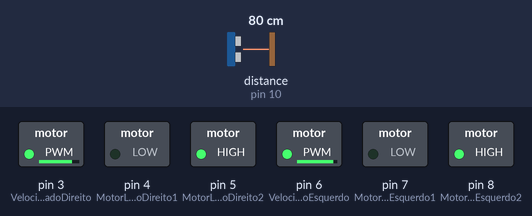
Simulated run of this sketch. Board: Arduino Uno, built with avr-gcc and run on an emulated ATmega328P. Parts: switched loads named in the sketch (green lamp = pin HIGH). Dashed ring = blinking. The test bench sets the inputs (shaded band); at power-on: distance to the obstacle (sensor on pin 10) 80 cm. The echo pulse lasts 58.3 µs per cm.

Above: at 4.2 s.
4.3 s: distance to the obstacle (sensor on pin 10) set to 44 cm
5.8 s: distance to the obstacle (sensor on pin 10) set to 38 cm
At 6.3 s:
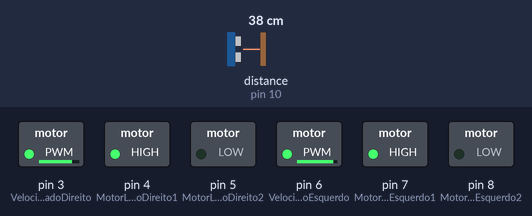
8.8 s: distance to the obstacle (sensor on pin 10) set to 60 cm
At 9.31 s:
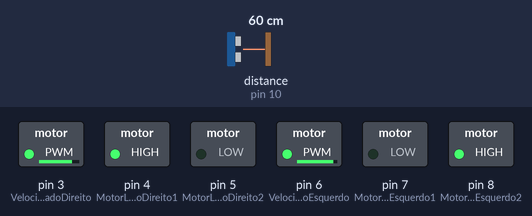
10.9 s: distance to the obstacle (sensor on pin 10) set to 2 cm
At 11.4 s:
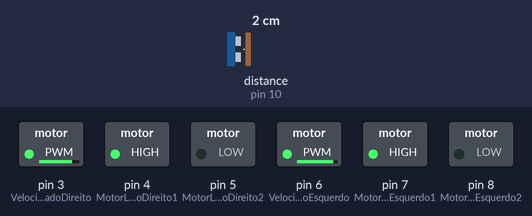
Timing chart, 0 to 14.9 s (numbered marks = the images above; inputs shaded):
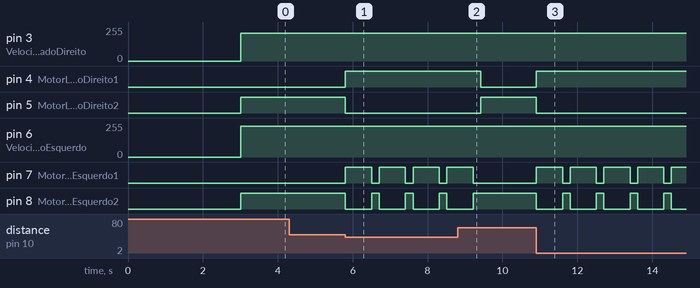

The sketch:

carrinho.ino
```cpp
//Incluindo biblioteca Ultrasonic.h
#include "Ultrasonic.h"

//Criando objeto ultrasonic e definindo as portas digitais
//do Trigger - 9 - e Echo - 10
Ultrasonic SensorUltrassonico1(9, 10);


long Microsegundos = 0;// Variável para armazenar o valor do tempo da reflexão do som refletido pelo objeto fornecido pela biblioteca do sensor
float DistanciaemCM = 0;// Variável para armazenar o valor da distância a ser convertido por uma função da própria bilbioteca do sensor


#define MotorLadoEsquerdo1 7
#define MotorLadoEsquerdo2  8

#define MotorLadoDireito1  4
#define MotorLadoDireito2 5


#define VelocidadeMotorLadoEsquerdo 6
#define VelocidadeMotorLadoDireito 3


//============================================================ Escolhe a velocidade dos motores ==================================================================//
int ValorVelocidadeMotorLadoEsquerdo = 230;
int ValorVelocidadeMotorLadoDireito = 210;


void setup() {

  //============================================================== Definições de entrada e saída ===================================================================//

  pinMode(MotorLadoEsquerdo1, OUTPUT);
  pinMode(MotorLadoEsquerdo2, OUTPUT);
  pinMode(MotorLadoDireito1, OUTPUT);
  pinMode(MotorLadoDireito2, OUTPUT);

  Serial.begin(115200);// Inicia a comunicação seria com velocidade de 115200 bits por segundo

  delay(3000);// Tempo de espera para inicialização (para dar tempo de por o robô no chão)
}

void loop() {


  //Convertendo a distância em CM e lendo o sensor
  DistanciaemCM = SensorUltrassonico1.convert(SensorUltrassonico1.timing(), Ultrasonic::CM);

  if (DistanciaemCM <= 40) { // Se a distância lida pelo sensor for menor ou igual que 40 centimetros
    //Velocidade motor lado esquerdo
    analogWrite( VelocidadeMotorLadoEsquerdo, ValorVelocidadeMotorLadoEsquerdo);

    //Velocidade motor lado direito
    analogWrite( VelocidadeMotorLadoDireito, ValorVelocidadeMotorLadoDireito);

    // Motor lado esquerdo para trás
    digitalWrite(MotorLadoEsquerdo1, HIGH);
    digitalWrite(MotorLadoEsquerdo2, LOW);


    // Motor lado direito para trás
    digitalWrite(MotorLadoDireito1, HIGH);
    digitalWrite(MotorLadoDireito2, LOW);

    delay(700);// Tempo que ficará indo para trás


    // Motor lado esquerdo para frente
    digitalWrite(MotorLadoEsquerdo1, LOW);
    digitalWrite(MotorLadoEsquerdo2, HIGH);


    // Motor lado direito para trás
    digitalWrite(MotorLadoDireito1, HIGH);
    digitalWrite(MotorLadoDireito2, LOW);

    delay(200);// Tempo que ficará indo para o lado direito

  }


  else {

    //Velocidade motor lado esquerdo
    analogWrite( VelocidadeMotorLadoEsquerdo, ValorVelocidadeMotorLadoEsquerdo);

    //Velocidade motor lado direito
    analogWrite( VelocidadeMotorLadoDireito, ValorVelocidadeMotorLadoDireito);

    // Motor lado esquerdo para frente
    digitalWrite(MotorLadoEsquerdo1, LOW);
    digitalWrite(MotorLadoEsquerdo2, HIGH);


    // Motor lado direito para frente
    digitalWrite(MotorLadoDireito1, LOW);
    digitalWrite(MotorLadoDireito2, HIGH);
  }

}
// Código adaptado de https://professormarlonnardi.blogspot.com/p/universo-robos-1-como-fazer-um-robo-que.html //
```

Measured:
- the behaviour switches between 41 and 40 cm on distance to the obstacle (sensor on pin 10) (found by bisection; images 0 and 1)
- after the input at 4.3 s, every drawn part: stays the same
- after the input at 5.8 s, pin 4 (MotorLadoDireito1): LOW → HIGH at once; pin 5 (MotorLadoDireito2): HIGH → LOW at once; pin 7 (MotorLadoEsquerdo1): alternates HIGH for 0.70 s and LOW for 0.20 s, starting at once; pin 8 (MotorLadoEsquerdo2): alternates HIGH for 0.20 s and LOW for 0.70 s, starting at once
- after the input at 8.8 s, pin 4 (MotorLadoDireito1): HIGH → LOW after 0.62 s; pin 5 (MotorLadoDireito2): LOW → HIGH after 0.62 s; pin 7 (MotorLadoEsquerdo1): goes on until 9.2 s, then stays LOW; pin 8 (MotorLadoEsquerdo2): goes on until 9.2 s, then stays HIGH
- after the input at 10.9 s, pin 4 (MotorLadoDireito1): LOW → HIGH at once; pin 5 (MotorLadoDireito2): HIGH → LOW at once; pin 7 (MotorLadoEsquerdo1): alternates HIGH for 0.70 s and LOW for 0.20 s, starting at once; pin 8 (MotorLadoEsquerdo2): alternates HIGH for 0.20 s and LOW for 0.70 s, starting at once
